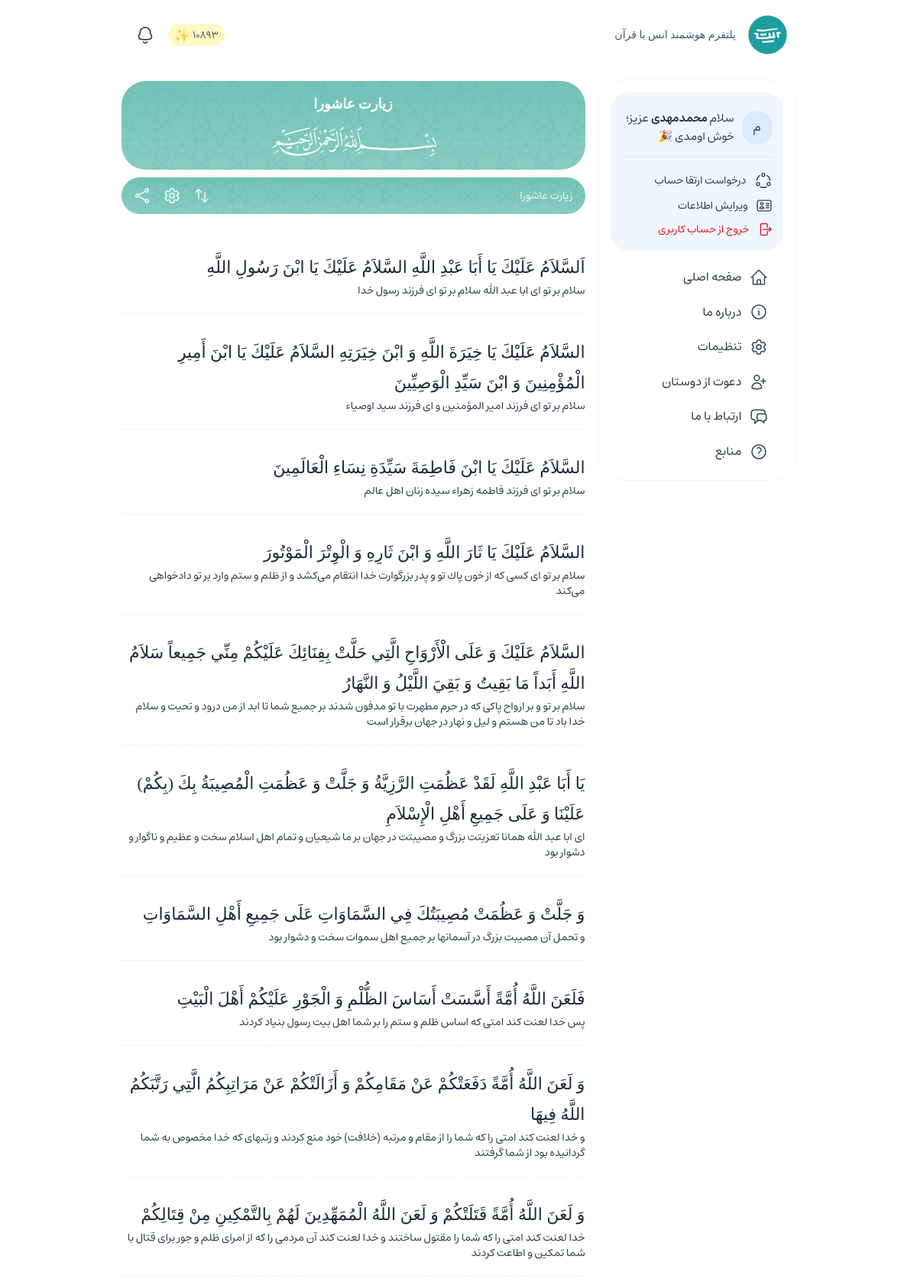
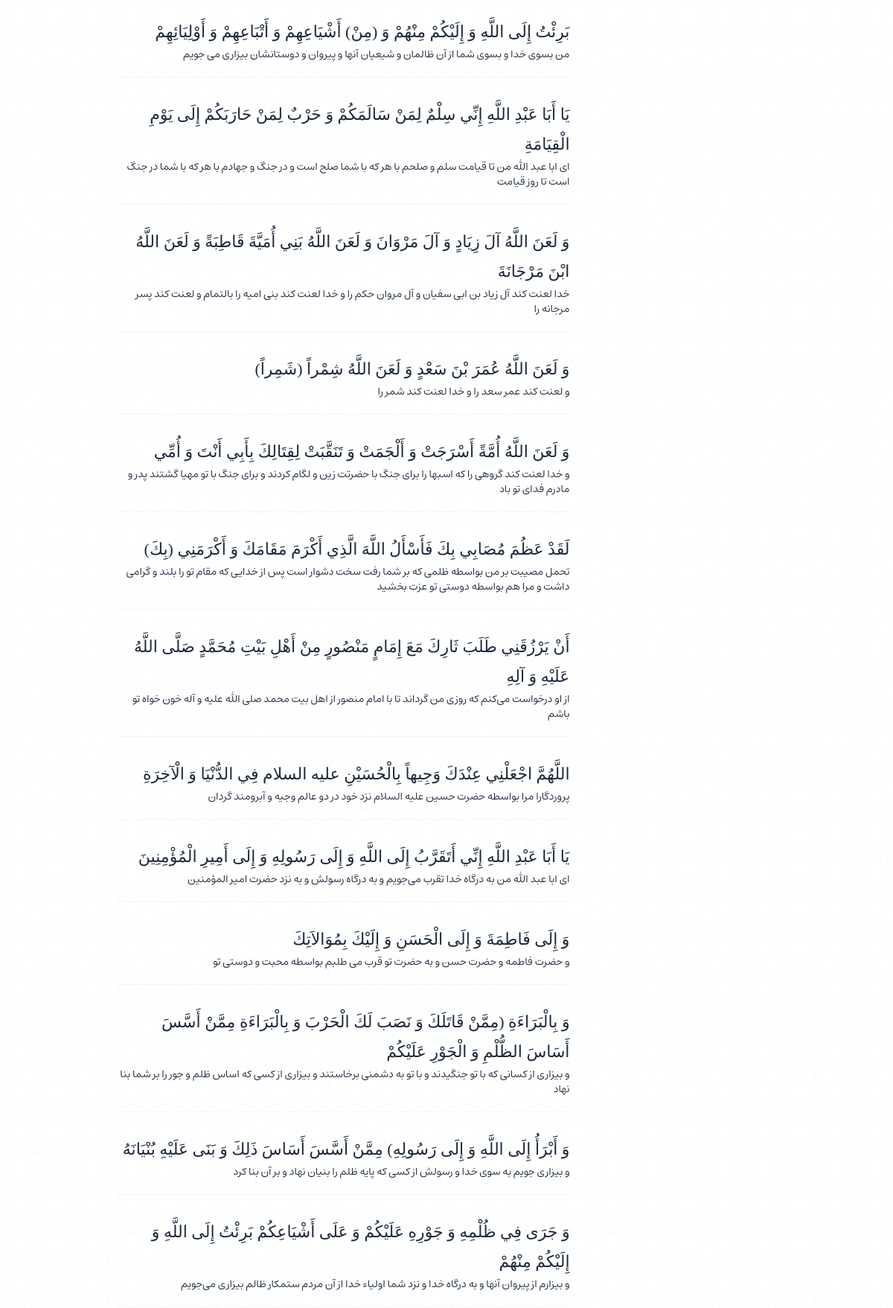
/duas/2/ (signed in, upper part), run on the app's committed database (2 pictures, top to bottom).
### authentication/models.py (models this page shows, shortened)
class CustomeUser(AbstractUser):
    ROLE_USERS = [
        ('admin', 'admin'),
        ('cultural_admin', 'cultural_admin'),
        ('student', 'student')
    ]
    EDUCATIONAL_LEVELS = [
        ('دیپلم', 'دیپلم'),
        ('فوق دیپلم', 'فوق دیپلم'),
        ('لیسانس', 'لیسانس'),
        ('فوق لیسانس', 'فوق لیسانس'),
        ('دکترا', 'دکترا'),
        ('سایر', 'سایر'),
    ]
    first_name = None
    last_name = None
    groups = None
    user_permissions = None
    date_joined = None
    last_login = None
    username = models.CharField(max_length=200, verbose_name='username')
    phone = models.CharField(max_length=11, verbose_name='phone', unique=True, error_messages={'unique': 'یک کاربر با این شماره وجود دارد.'})
    national_code = models.CharField(max_length=10, verbose_name='national code', unique=True, error_messages={'unique': 'این کدملی قبلاً استفاده شده است.'}, null=True, blank=True)
    student_code = models.CharField(max_length=14, verbose_name='student code', unique=True, error_messages={'unique': 'این شماره دانشجویی قبلاً استفاده شده است.'}, null=True, blank=True)
    field_student = models.CharField(max_length=50, verbose_name='field student', null=True, blank=True)
    educational_level = models.CharField(max_length=50, choices=EDUCATIONAL_LEVELS, verbose_name='educational level', null=True, blank=True)
    university_id = models.ForeignKey('panel.Universities', on_delete=models.CASCADE, verbose_name='university id', null=True, blank=True)
    role = models.CharField(max_length=50, choices=ROLE_USERS, default=ROLE_USERS[2], verbose_name='role')
    total_points = models.BigIntegerField(verbose_name='total_points', default=0, null=True, blank=True)
    bale_chat_id = models.CharField(max_length=30, verbose_name='bale_chat_id', unique=True, blank=True, null=True)
    created_at = models.CharField(max_length=50, default=JalaliDateTime.now().strftime('%Y-%m-%d %H:%M'), verbose_name='created at')
    USERNAME_FIELD = 'phone'
    REQUIRED_FIELDS = ['username', 'password']

### core/models.py (models this page shows, shortened)
class Duas(models.Model):
    id = models.BigAutoField(auto_created=True, primary_key=True, serialize=False, verbose_name='ID')
    title = models.CharField(max_length=200, verbose_name='title')
    text_full = FroalaField(verbose_name='text full')
    reciter_name = models.CharField(max_length=200, verbose_name='reciter name', null=True, blank=True)
    audio_url = models.URLField(verbose_name='audio url', null=True, blank=True, unique=True)
    category_content_id = models.ForeignKey(CategoriesContent, on_delete=models.CASCADE, verbose_name='category content id', null=True, blank=True)

### core/views.py (the view)
# urls.py: path('duas/<str:slug>/', view=views.dua_details, name='dua_details'),
def dua_details(request, slug):
    if get_object_or_404(Duas, id=slug):
        return render(request, template_name='pages/content/duas/details.html', context={'duas_details': Duas.objects.filter(id=slug).first()})

### core/context_processors.py (called while the page is built)
def app_version(request):
    return {'APP_VERSION': '1.0.1'}

def university_list(request):
    if request.user.is_authenticated:
        data = Universities.objects.defer('id', 'university_name', 'is_verified').all()
        return {'university_list': data}
    else:
        return {'university_list': []}

def user_total_points(request):
    if request.user.is_authenticated:
        if request.user.role == 'cultural_admin' or request.user.role == 'student':
            sum_total_points_uni = UserPoints.objects.filter(user_id__university_id=request.user.university_id).defer('point').aggregate(Sum('point'))['point__sum'] or 0
            return {'total_points_uni': sum_total_points_uni}
        else:
            if request.user.university_id:
                sum_total_points = UserPoints.objects.filter(user_id=request.user).aggregate(Sum('point'))['point__sum'] or 0
                CustomeUser.objects.filter(id=request.user.id).update(total_points=sum_total_points)
            return {'total_points_user': []}
    else:
        return {'user_total_points': []}

### templates/pages/content/duas/details.html (shortened to what this page needs)
{% extends '../../../core/_base.html' %}
{% load static %}
{% block body %}
    {% include '../../../core/_navbar.html' %}
    {% include '../../../core/_sidebar.html' %}
    {% include './core/_details_content.html' %}
{% endblock body %}

### templates/core/_navbar.html (shortened to what this page needs)
{% load static %}
<nav class="bg-white rounded-full py-2 px-5 flex items-center justify-between gap-4 fixed top-3 w-[93%] min-[965px]:w-[75%] min-[1300px]:w-[70%]! min-[1400px]:w-[60%]! z-10 overflow-hidden transition-all">
    <ul class="flex items-center justify-between gap-2.5 w-full">
        <div class="flex items-center gap-4">
            <a href="/" title="پلتفرم هوشمند انس با قرآن" draggable="false">
                <img src="{% static 'assets/images/logo/SVG/icon_splash.svg' %}" alt="logo" class="size-12.75 max-[965px]:hidden" draggable="false">
            </a>
            <p class="max-[965px]:hidden text-sm text-slate-600 font-vazeh transition-all">پلتفرم هوشمند انس با قرآن</p>
        </div>
        {% if request.user.is_authenticated %}
            {% if request.user.is_superuser %}
                <button class="nav-btn-icon" title="اعلانات" onclick="modal('notificationsAdmin');" draggable="false">
                    <svg class="notify-icon size-10 p-2 rounded-full hover:bg-gray-50 cursor-pointer transition-all" fill="none" viewBox="0 0 24 24"><path fill="#1e2939" fill-rule="evenodd" d="M6.1 7.495c-.054.627-.054 1.27-.054 1.941a.75.75 0 0 1-.016.152 5.619 5.619 0 0 1-1.333 2.623 2.85 2.85 0 0 0-.446 1.377V13.803a2.853 2.853 0 0 0 .644 1.864 3.806 3.806 0 0 0 2.364 1.125h.009c3.142.338 6.312.338 9.454 0h.012a3.756 3.756 0 0 0 2.362-1.126c.44-.528.67-1.192.653-1.87v-.21a2.756 2.756 0 0 0-.445-1.365A5.704 5.704 0 0 1 17.97 9.59a.743.743 0 0 1-.014-.1c-.025-.348-.024-.695-.023-1.01V8.43c.002-.338.001-.64-.024-.933-.266-2.727-3.02-4.746-5.87-4.746h-.078c-2.852 0-5.603 2.02-5.86 4.745m-1.493-.138c.346-3.69 3.939-6.107 7.354-6.107h.078c3.416 0 7.006 2.416 7.363 6.105v.007c.033.372.033.74.031 1.072v.033c0 .31-.002.59.016.864a4.206 4.206 0 0 0 1.002 1.922.754.754 0 0 1 .067.085 4.255 4.255 0 0 1 .73 2.23v.2a4.317 4.317 0 0 1-1.05 2.917 5.255 5.255 0 0 1-3.321 1.6c-3.246.348-6.52.347-9.765 0a5.305 5.305 0 0 1-3.354-1.639 4.354 4.354 0 0 1-1.007-2.867v-.21a4.35 4.35 0 0 1 .727-2.234.753.753 0 0 1 .073-.094 4.122 4.122 0 0 0 .995-1.885c0-.638.002-1.318.06-1.994l.001-.005M9.087 20.265a.75.75 0 0 1 1.054.12 2.338 2.338 0 0 0 3.242.38l.012-.01c.145-.108.275-.234.388-.373a.75.75 0 1 1 1.168.94c-.19.237-.41.449-.654.631a3.839 3.839 0 0 1-5.329-.634.75.75 0 0 1 .12-1.054" clip-rule="evenodd"></path></svg>
                </button>
            {% else %}
                <span class="flex items-center gap-1 min-[965px]:gap-2.5 transition-all">
                    <div class="hidden min-[956px]:flex">
                        {% if request.user.role == 'cultural_admin' %}
                            <a href="/panel" class="flex items-center gap-1" title="امتیاز دانشگاه شما" draggable="false">
                                <li class="bg-yellow-100 rounded-full px-2 pt-1 flex items-center max-[965px]:text-[13px] transition-all"><span class="ml-1 text-[13px] text-gray-700">{{ total_points_uni }}</span> ✨</li>
                            </a>
                        {% elif request.user.university_id and request.user.role == 'student' %}
                            <a href="/challenge" class="flex items-center gap-1" title="امتیاز شما" draggable="false">
                                <li class="bg-yellow-100 rounded-full px-2 pt-1 flex items-center max-[965px]:text-[13px] transition-all"><span class="ml-1 text-[13px] text-gray-700">{{ request.user.total_points }}</span> ✨</li>
                            </a>
                        {% endif %}
                    </div>
                    <button class="nav-btn-icon" title="اعلانات" onclick="modal('notifications');" draggable="false">
                    </button>
                </span>
            {% endif %}
        {% endif %}
    </ul>
</nav>

### templates/core/_sidebar.html (shortened to what this page needs)
{% load static %}
<div class="overlay-nav max-[965px]:bg-black/60 max-[965px]:fixed max-[965px]:inset-0 max-[965px]:w-full max-[965px]:h-full max-[965px]:hidden max-[965px]:z-10 transition-all" id="navOverlay">
    <div class="nav flex flex-col gap-1 p-4 h-fit w-65 max-[965px]:h-full! max-[965px]:w-75 min-[965px]:mt-26 bg-white border max-[965px]:border-none border-blue-50 min-[965px]:rounded-[36px] z-50 min-[965px]:z-0 min-[965px]:sticky min-[965px]:top-26 min-[965px]:mb-2.5 text-gray-800 overflow-auto transition-all" id="nav">
        <div class="w-full flex flex-col gap-1">
            {% if request.user.is_authenticated %}
                {% if request.user.username|lower|slice:1 == "a" or request.user.username|lower|slice:1 == "b" or request.user.username|lower|slice:1 == "c" or request.user.username|lower|slice:1 == "d" or request.user.username|slice:1 == "ا" or request.user.username|slice:1 == "آ" or request.user.username|slice:1 == "ب" or request.user.username|slice:1 == "پ" or request.user.username|slice:1 == "ت" or request.user.username|slice:1 == "م" %}
                    <div class="w-full flex flex-col gap-2 p-3.5 mb-2.5 bg-blue-50 rounded-3xl">
                        <a href="/panel" draggable="false">
                            <div class="flex items-center gap-2.5">
                                <li class="w-10 h-11 px-2 bg-blue-100 rounded-full flex items-center justify-center list-none">{{ request.user.username | slice:1 }}</li>
                                <div class="flex flex-col gap-1.5">
                                    <p class="text-[15px]">سلام <span class="font-semibold">{{ request.user.username | truncatechars:16 }}</span> عزیز<span class="max-[965px]:hidden">؛ خوش اومدی 🎉</span></p>
                                </div>
                            </div>
                        </a>
                        <hr class="border-blue-100 my-1.5 w-full">
                        <div class="flex flex-col gap-2.5 text-sm py-1 h-auto max-h-50 overflow-y-auto">
                            {% if request.user.role == 'admin' %}
                                <a href="/panel" class="flex items-center gap-2.5" draggable="false">
                                    <svg class="size-5.5 text-gray-700" xmlns="http://www.w3.org/2000/svg" width="20" height="20" viewBox="0 0 20 20" fill="currentColor"><path d="M7.946 14.028a1.974 1.974 0 1 0-3.948 0 1.974 1.974 0 0 0 3.948 0m8.055 0a1.974 1.974 0 1 0-3.947 0 1.974 1.974 0 0 0 3.947 0M7.946 5.972a1.974 1.974 0 1 0-3.948 0 1.974 1.974 0 0 0 3.948 0m8.055 0a1.974 1.974 0 1 0-3.947 0 1.974 1.974 0 0 0 3.947 0m-6.725 8.056a3.304 3.304 0 1 1-6.608 0 3.304 3.304 0 0 1 6.608 0m8.055 0a3.304 3.304 0 1 1-6.607 0 3.304 3.304 0 0 1 6.607 0M9.276 5.972a3.304 3.304 0 1 1-6.608 0 3.304 3.304 0 0 1 6.608 0m8.055 0a3.304 3.304 0 1 1-6.607 0 3.304 3.304 0 0 1 6.607 0"></path></svg>
                                    <span>پنل مدیریت (مدیرکل)</span>
                                </a>
                                <a href="/manage" class="flex items-center gap-2.5" draggable="false">
                                    <svg class="size-5.5 text-gray-700" xmlns="http://www.w3.org/2000/svg" width="20" height="20" viewBox="0 0 20 20" fill="currentColor"><path d="M16.26 7.438 10.666 10.4v6.446l5.129-2.961.104-.07a.93.93 0 0 0 .363-.74zM10.469 3.04a.94.94 0 0 0-.823-.055l-.112.055-5.207 3.005 5.684 3.197 5.838-3.09-.054-.037zM3.739 13.075c0 .334.178.643.467.81l5.129 2.96v-6.456L3.739 7.24zm13.852 0c0 .759-.38 1.464-1.004 1.882l-.128.08-5.326 3.074A2.27 2.27 0 0 1 9 18.183l-.133-.072-5.327-3.075a2.26 2.26 0 0 1-1.132-1.96V6.924c0-.809.432-1.557 1.132-1.961l5.327-3.075.133-.072a2.27 2.27 0 0 1 2.132.072l5.326 3.075.128.079a2.26 2.26 0 0 1 1.004 1.882z"></path></svg>
                                    <span>مدیریت سیستمی</span>
                                </a>
                                <a href="/signout" class="flex items-center gap-2.5 text-red-600" draggable="false">
                                    <svg xmlns="http://www.w3.org/2000/svg" fill="none" viewBox="0 0 24 24" stroke-width="1.5" stroke="currentColor" class="size-5 text-red-600">
                                        <path stroke-linecap="round" stroke-linejoin="round" d="M15.75 9V5.25A2.25 2.25 0 0 0 13.5 3h-6a2.25 2.25 0 0 0-2.25 2.25v13.5A2.25 2.25 0 0 0 7.5 21h6a2.25 2.25 0 0 0 2.25-2.25V15m3 0 3-3m0 0-3-3m3 3H9" />
                                    </svg>
                                    <span>خروج از حساب کاربری</span>
                                </a>
                            {% else %}
                                <a href="javascript:modal('upgradeAccountRequest');" class="flex items-center gap-2.5" draggable="false">
                                    <span>درخواست ارتقا حساب</span>
                                </a>
                                <a href="javascript:modal('profileEdit');" class="flex items-center gap-2.5" draggable="false">
                                    <span>ویرایش اطلاعات</span>
                                </a>
                                <a href="/signout" class="flex items-center gap-2.5 text-red-600" draggable="false">
                                    <span>خروج از حساب کاربری</span>
                                </a>
                            {% endif %}
                        </div>
                    </div>
                {% endif %}
            {% endif %}
        </div>
        {% include 'core/_nav_items.html' %}
    </div>
</div>

### templates/pages/content/duas/core/_details_content.html (shortened to what this page needs)
{% load static %}
<div class="dua-details content-nav-minimize flex flex-col gap-2.5 pt-4 w-full min-[965px]:w-[calc(93%-230px)] min-[1300px]:w-[calc(100%-230px)] mt-22.5 max-[965px]:mt-18.75 rounded-[36px] transition-all" id="surahDetails">
    <div class="bg-surah-details-intro text-white rounded-4xl p-4 flex flex-col items-center justify-center gap-2.5 text-center">
        <p class="font-nabi text-[18px] font-semibold">{{ duas_details.title }}</p>
    </div>
    <div class="bg-surah-details-toolbox backdrop-blur-[3px] text-white rounded-full py-3 px-4 mb-2.5 flex items-center justify-between gap-2.5 sticky top-20 min-[965px]:top-21 transition-all">
        <p class="text-sm line-clamp-1">{{ duas_details.title }}</p>
        <div class="flex items-center gap-4">
            <button class="cursor-pointer" onclick="autoMove('start');" title="حرکت خودکار" id="autoMoveBtn">
                <svg xmlns="http://www.w3.org/2000/svg" fill="none" viewBox="0 0 24 24" stroke-width="1.5" stroke="currentColor" class="size-5.5 transition-all">
                    <path stroke-linecap="round" stroke-linejoin="round" d="M3 7.5 7.5 3m0 0L12 7.5M7.5 3v13.5m13.5 0L16.5 21m0 0L12 16.5m4.5 4.5V7.5" />
                </svg>
            </button>
            <button class="cursor-pointer" onclick="modal('settingsQuran');" title="تنظیمات">
            </button>
            <button class="cursor-pointer" onclick="dataShare('مطالعه {{ duas_details.title }}', '', '');" title="اشتراک گذاری">
            </button>
        </div>
    </div>
    <div class="text-slate-800 mb-2.5 flex flex-col gap-2.5">
        {{ duas_details.text_full | safe }}
    </div>
</div>

### data on the page
CustomeUser: user.total_points "10893", user.username "م", user.username "محمدمهدی"
Duas: title "زیارت عاشورا", text_full "اَلسَّلاَمُ عَلَيْكَ يَا أَبَا عَبْدِ اللَّهِ السَّلاَمُ عَلَيْكَ يَا ابْنَ رَسُولِ اللَّهِ سلام بر تو اى ابا عبد الله سلام بر تو اى فرزند رسول خدا السَّلاَمُ عَلَيْكَ يَا خِيَرَةَ اللَّهِ وَ ابْنَ خِيَرَتِهِ السَّلاَمُ عَلَيْكَ يَا ابْنَ أَمِيرِ الْمُؤْمِنِينَ وَ ابْنَ سَيِّدِ الْوَصِيِّينَ سلام بر تو اى فرزند امير المؤمنين و اى فرزند سيد اوصياء السَّلاَمُ عَلَيْكَ يَا ابْنَ فَاطِمَةَ سَيِّدَةِ نِسَاءِ الْعَالَمِينَ سلام بر تو اى فرزند فاطمه زهراء سيده زنان اهل عالم السَّلاَمُ عَلَيْكَ يَا ثَارَ اللَّهِ وَ ابْنَ ثَارِهِ وَ الْوِتْرَ الْمَوْتُورَ سلام بر تو اى كسى كه از خون پاك تو و پدر بزرگوارت خدا انتقام مى‌كشد و از ظلم و ستم وارد بر تو دادخواهى مى‌كند السَّلاَمُ عَلَيْكَ وَ عَلَى…"
